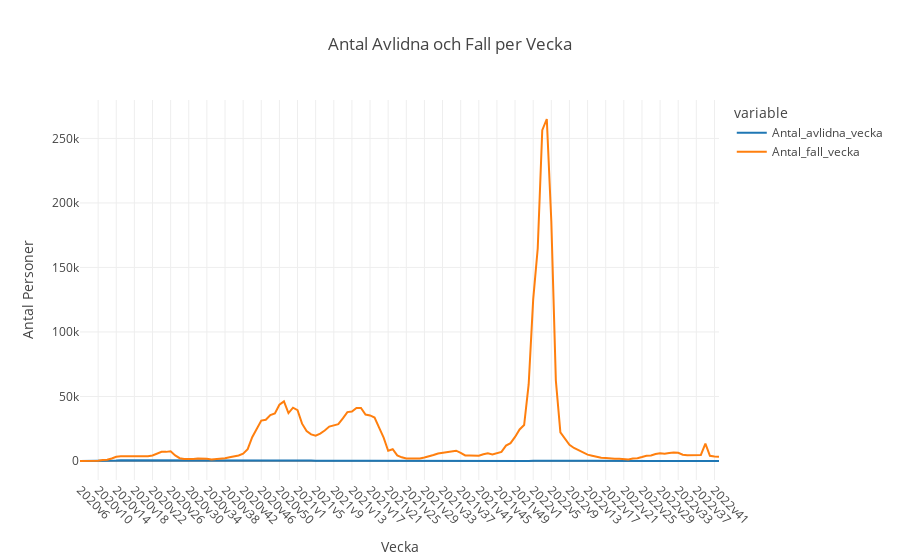

The code cell stored with this chart in its notebook:
### Code cell
fig = px.line(df, x = "Vecka", y = ["Antal_avlidna_vecka","Antal_fall_vecka"], title = "Antal Avlidna och Fall per Vecka", )
fig.update_layout(yaxis_title = "Antal Personer")
fig.update_xaxes(tickangle=45)
fig.show()
#TODO SAVE FILE

### Figure 1 — Plotly figure (JSON) as saved in the notebook; plotly's stock layout.template omitted (floating-point values rounded to 4 significant figures; data arrays with more than 128 entries replaced by an {"elided": "..."} marker saying what was removed)
{"data": [{"hovertemplate": "variable=Antal_avlidna_vecka<br>Vecka=%{x}<br>value=%{y}<extra></extra>", "legendgroup": "Antal_avlidna_vecka", "line": {"color": "#1F77B4", "dash": "solid"}, "marker": {"symbol": "circle"}, "mode": "lines", "name": "Antal_avlidna_vecka", "orientation": "v", "showlegend": true, "type": "scatter", "x": {"elided": "142 str values"}, "xaxis": "x", "y": {"elided": "142 int values"}, "yaxis": "y"}, {"hovertemplate": "variable=Antal_fall_vecka<br>Vecka=%{x}<br>value=%{y}<extra></extra>", "legendgroup": "Antal_fall_vecka", "line": {"color": "#FF7F0E", "dash": "solid"}, "marker": {"symbol": "circle"}, "mode": "lines", "name": "Antal_fall_vecka", "orientation": "v", "showlegend": true, "type": "scatter", "x": {"elided": "142 str values"}, "xaxis": "x", "y": {"elided": "142 int values"}, "yaxis": "y"}], "layout": {"legend": {"title": {"text": "variable"}, "tracegroupgap": 0}, "title": {"text": "Antal Avlidna och Fall per Vecka"}, "xaxis": {"anchor": "y", "domain": [0, 1], "tickangle": 45, "title": {"text": "Vecka"}}, "yaxis": {"anchor": "x", "domain": [0, 1], "title": {"text": "Antal Personer"}}}}
